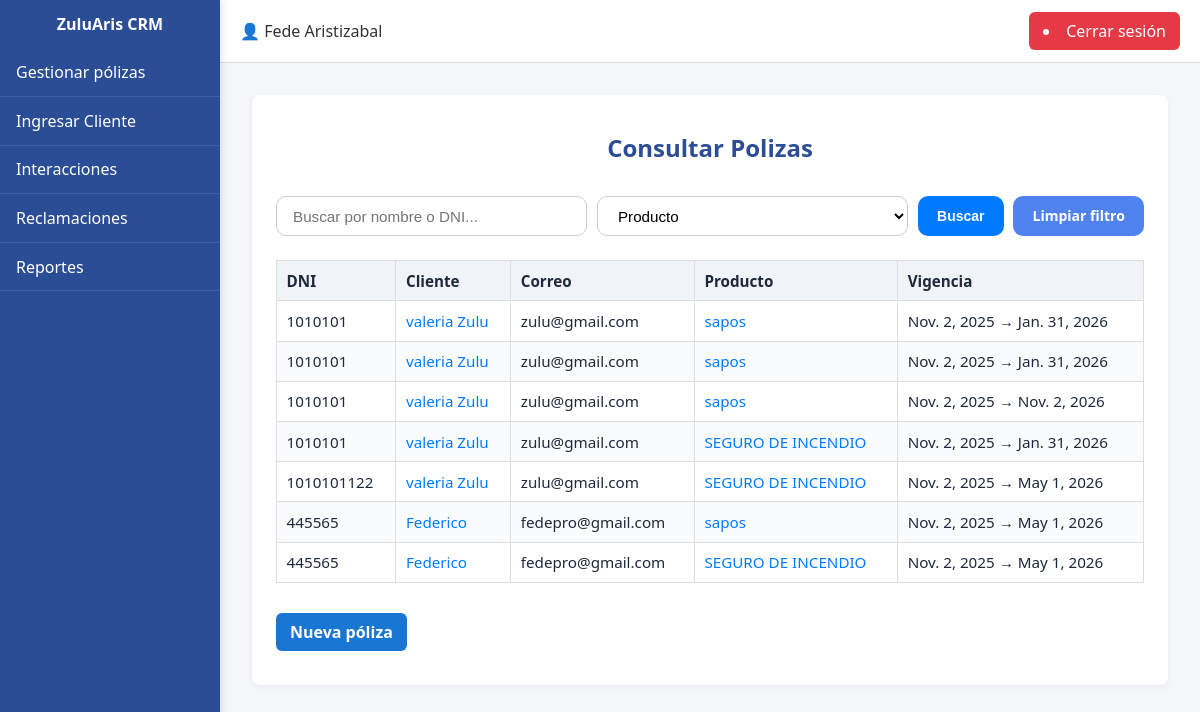
The page /gestionar/ (signed in) on the database as committed earlier.
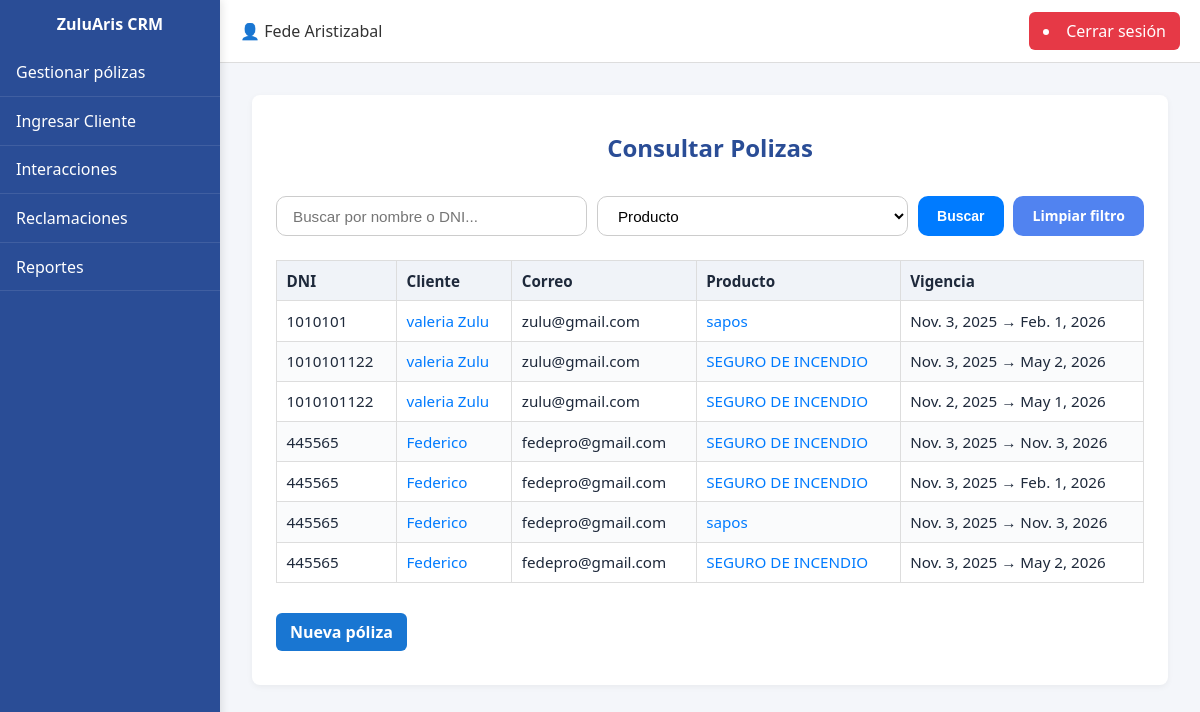
The same page on the database as committed later.
### CRM/models.py (models this page shows)
class Clientes(models.Model):
    dni = models.CharField(max_length=50, primary_key=True)
    id_tipo_dni = models.ForeignKey(Tipo_DNI, on_delete=models.CASCADE)
    nombre = models.CharField(max_length=200)
    direccion = models.CharField(max_length=200, blank=True, null=True)
    id_ciudad = models.ForeignKey(Ciudades, on_delete=models.CASCADE)
    telefono = models.CharField(max_length=50, blank=True, null=True)
    celular = models.CharField(max_length=50)
    correo = models.EmailField(blank=True, null=True)
    asesor = models.ForeignKey("Usuarios", on_delete=models.SET_NULL, null=True, blank=True, related_name="clientes")
    class Meta:
        db_table = "clientes"

class Polizas(models.Model):
    id = models.AutoField(primary_key=True)
    id_producto = models.ForeignKey(Productos, on_delete=models.CASCADE)
    id_canal_venta = models.ForeignKey(Canal_venta, on_delete=models.CASCADE)
    id_tipo_poliza = models.ForeignKey(Tipo_Poliza, on_delete=models.CASCADE)
    id_forma_pago = models.ForeignKey(Formas_pago, on_delete=models.CASCADE)
    dni_cliente = models.ForeignKey(Clientes, on_delete=models.CASCADE)
    fecha_inicio = models.DateField()
    fecha_fin = models.DateField()
    class Meta:
        db_table = "polizas"

class Productos(models.Model):
    id = models.AutoField(primary_key=True)
    descripcion = models.CharField(max_length=50, unique=True)
    id_ramo = models.ForeignKey(Ramos, on_delete=models.CASCADE)
    class Meta:
        db_table = "productos"

### CRM/views.py (the view)
# urls.py: path('gestionar/', CRM.views.gestionar_clientes, name='gestionar_clientes'),
def gestionar_clientes(request):
    if not request.user.is_authenticated:
        messages.error(request, "Debes iniciar sesión para acceder a esta sección.")
        return redirect("/login")
    try:
        asesor = Usuarios.objects.get(user=request.user)
    except Usuarios.DoesNotExist:
        messages.error(request, "Tu cuenta no está asociada a un perfil válido.")
        return redirect("/")
    clientes = Clientes.objects.filter(asesor=asesor)
    query = request.GET.get("q")
    producto_id = request.GET.get("producto")
    if query:
        clientes = clientes.filter(
            Q(nombre__icontains=query) | Q(dni__icontains=query)
        )
    polizas = Polizas.objects.filter(dni_cliente__in=clientes).select_related("id_producto", "id_canal_venta")
    if producto_id:
        polizas = polizas.filter(id_producto_id=producto_id)
    datos_clientes = []
    for cliente in clientes:
        polizas_cliente = polizas.filter(dni_cliente=cliente).order_by("-fecha_inicio")
        datos_clientes.append({
            "cliente": cliente,
            "polizas": polizas_cliente
        })
    return render(request, "consultar.html", {
        "datos_clientes": datos_clientes,
        "query": query or "",
        "productos": Productos.objects.all()
    })

### CRM/templates/consultar.html (shortened to what this page needs)
{% extends 'layout_panel.html' %}
{% load static %}
{% block content %}
<div class="card">
    <div class="card-header">
        <h2>Consultar Polizas</h2>
    </div>
    <form class="consulta-filtros" method="get" action="">
            <div class="grupo-busqueda">
                <input
                    type="text"
                    name="q"
                    value="{{ query }}"
                    placeholder="Buscar por nombre o DNI..."
                    class="input-busqueda"
                >
                <select name="producto" class="input-select">
                    <option value="">Producto</option>
                </select>
                <button type="submit" class="btn-buscar">Buscar</button>
                    <a href="{% url 'gestionar_clientes' %}" class="btn-limpiar">Limpiar filtro</a>
            </div>
        </form>
    <table>
        <thead>
            <tr>
                <th>DNI</th>
                <th>Cliente</th>
                <th>Correo</th>
                <th>Producto</th>
                <th>Vigencia</th>
            </tr>
        </thead>
        <tbody>
            {% if datos_clientes %}
                {% for item in datos_clientes %}
                    {% for poliza in item.polizas %}
                    <tr>
                        <td>{{ item.cliente.dni }}</td>
                        <td>
                            <a href="{% url 'detalle_cliente' item.cliente.dni %}" class="cliente-link">
                                {{ item.cliente.nombre }}
                            </a>
                        </td>
                        <td>{{ item.cliente.correo|default:"-" }}</td>
                        <td>
                            <a href="{% url 'detalle_poliza' poliza.id %}" class="cliente-link">
                                {{ poliza.id_producto.descripcion }}
                            </a>
                        </td>
                        <td>
                            {{ poliza.fecha_inicio }} → {{ poliza.fecha_fin }}
                        </td>
                    </tr>
                    {% endfor %}
                {% endfor %}
            {% else %}
                <tr>
                    <td colspan="6" style="text-align:center;">No hay clientes registrados.</td>
                </tr>
            {% endif %}
        </tbody>
    </table>
    <div class="acciones-polizas">
        <a href="{% url 'crear_poliza' %}" class="btn-guardar">Nueva póliza</a>
    </div>
</div>
{% endblock %}

Rows that differ between the two databases and show on the page:
removed Polizas: {{ item.cliente.dni }} "1010101", {{ item.cliente.nombre }} "valeria Zulu", {{ item.cliente.correo|default:"-" }} "zulu@gmail.com", id_producto.descripcion "sapos", fecha_inicio "Nov. 2, 2025", fecha_fin "Jan. 31, 2026", shown under Clientes id 1010101
removed Polizas: {{ item.cliente.dni }} "1010101", {{ item.cliente.nombre }} "valeria Zulu", {{ item.cliente.correo|default:"-" }} "zulu@gmail.com", id_producto.descripcion "sapos", fecha_inicio "Nov. 2, 2025", fecha_fin "Jan. 31, 2026", shown under Clientes id 1010101
removed Polizas: {{ item.cliente.dni }} "1010101", {{ item.cliente.nombre }} "valeria Zulu", {{ item.cliente.correo|default:"-" }} "zulu@gmail.com", id_producto.descripcion "sapos", fecha_inicio "Nov. 2, 2025", fecha_fin "Nov. 2, 2026", shown under Clientes id 1010101
removed Polizas: {{ item.cliente.dni }} "1010101", {{ item.cliente.nombre }} "valeria Zulu", {{ item.cliente.correo|default:"-" }} "zulu@gmail.com", id_producto.descripcion "SEGURO DE INCENDIO", fecha_inicio "Nov. 2, 2025", fecha_fin "Jan. 31, 2026", shown under Clientes id 1010101
removed Polizas: {{ item.cliente.dni }} "445565", {{ item.cliente.nombre }} "Federico", {{ item.cliente.correo|default:"-" }} "fedepro@gmail.com", id_producto.descripcion "sapos", fecha_inicio "Nov. 2, 2025", fecha_fin "May 1, 2026", shown under Clientes "Federico"
removed Polizas: {{ item.cliente.dni }} "445565", {{ item.cliente.nombre }} "Federico", {{ item.cliente.correo|default:"-" }} "fedepro@gmail.com", id_producto.descripcion "SEGURO DE INCENDIO", fecha_inicio "Nov. 2, 2025", fecha_fin "May 1, 2026", shown under Clientes "Federico"
added Polizas: {{ item.cliente.dni }} "1010101", {{ item.cliente.nombre }} "valeria Zulu", {{ item.cliente.correo|default:"-" }} "zulu@gmail.com", id_producto.descripcion "sapos", fecha_inicio "Nov. 3, 2025", fecha_fin "Feb. 1, 2026", shown under Clientes id 1010101
added Polizas: {{ item.cliente.dni }} "1010101122", {{ item.cliente.nombre }} "valeria Zulu", {{ item.cliente.correo|default:"-" }} "zulu@gmail.com", id_producto.descripcion "SEGURO DE INCENDIO", fecha_inicio "Nov. 3, 2025", fecha_fin "May 2, 2026", shown under Clientes id 1010101122
added Polizas: {{ item.cliente.dni }} "445565", {{ item.cliente.nombre }} "Federico", {{ item.cliente.correo|default:"-" }} "fedepro@gmail.com", id_producto.descripcion "SEGURO DE INCENDIO", fecha_inicio "Nov. 3, 2025", fecha_fin "Nov. 3, 2026", shown under Clientes "Federico"
added Polizas: {{ item.cliente.dni }} "445565", {{ item.cliente.nombre }} "Federico", {{ item.cliente.correo|default:"-" }} "fedepro@gmail.com", id_producto.descripcion "SEGURO DE INCENDIO", fecha_inicio "Nov. 3, 2025", fecha_fin "Feb. 1, 2026", shown under Clientes "Federico"
added Polizas: {{ item.cliente.dni }} "445565", {{ item.cliente.nombre }} "Federico", {{ item.cliente.correo|default:"-" }} "fedepro@gmail.com", id_producto.descripcion "sapos", fecha_inicio "Nov. 3, 2025", fecha_fin "Nov. 3, 2026", shown under Clientes "Federico"
added Polizas: {{ item.cliente.dni }} "445565", {{ item.cliente.nombre }} "Federico", {{ item.cliente.correo|default:"-" }} "fedepro@gmail.com", id_producto.descripcion "SEGURO DE INCENDIO", fecha_inicio "Nov. 3, 2025", fecha_fin "May 2, 2026", shown under Clientes "Federico"
